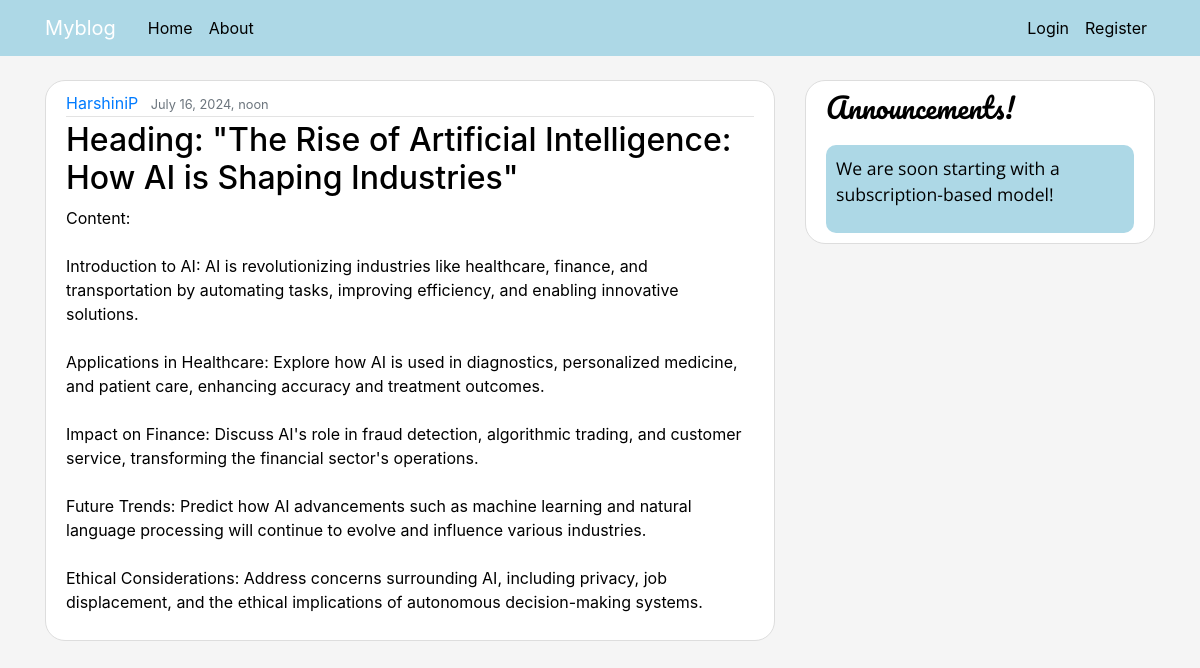
The app's page /post/17/ with its own data.
### Myblog/models.py (models this page shows, shortened)
class Post(models.Model):
    title=models.CharField(max_length=100)
    content=models.TextField()
    date_posted=models.DateTimeField(default=timezone.now)
    author=models.ForeignKey(User,on_delete=models.CASCADE)

### Myblog/views.py (the view)
class PostDetailView(DetailView):
    model=Post

### Myblog/templates/Myblog/post_detail.html (shortened to what this page needs)
{% extends "Myblog/base.html" %}
{% block content %}
<article class="media content-section">
    <div class="media-body">
        <div class="article-metadata">
            <a class="mr-2" href="{% url 'user-posts' object.author.username %}">{{ object.author }}</a>
            <small class="text-muted">{{ object.date_posted }}</small>
        </div>
        <h2 clas="article-title">{{ object.title }}</h2>
        <p class="article-content">{{ object.content }}</p>
    </div>
</article>
{% endblock %}

### Myblog/static/Myblog/main.css (style rules this page uses)
body { background :whitesmoke; color:black; margin-top: 5rem; }
h1, h2, h3, h4, h5, h6 { color:black; }
.content-section { background :white; padding: 10px 20px; border: 1px solid #dddddd; border-radius: 20px; margin-bottom: 20px; }
.article-content { white-space: pre-line; }
.article-metadata { padding-bottom: 1px; margin-bottom: 4px; border-bottom: 1px solid #e3e3e3 }

### records on screen
Post: author "HarshiniP", date_posted "July 16, 2024, noon", title "Heading: \"The Rise of Artificial Intelligence: How AI is Shaping Industries\"", content "Content: Introduction to AI: AI is revolutionizing industries like healthcare, finance, and transportation by automating tasks, improving efficiency, and enabling innovative solutions. Applications in Healthcare: Explore how AI is used in diagnostics, personalized medicine, and patient care, enhancing accuracy and treatment outcomes. Impact on Finance: Discuss AI's role in fraud detection, algorithmic trading, and customer service, transforming the financial sector's operations. Future Trends: Predict how AI advancements such as machine learning and natural language processing will continue to evolve and influence various industries. Ethical Considerations: Address concerns surrounding AI,…"
